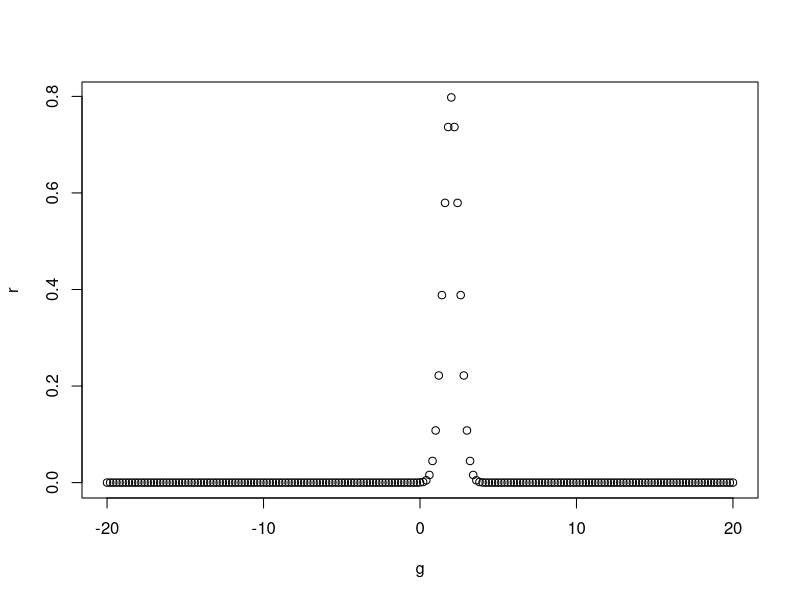
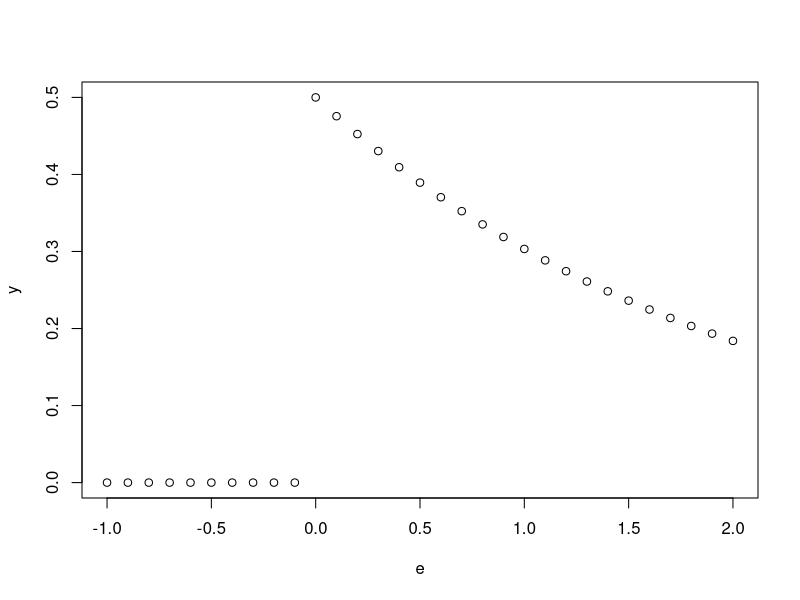
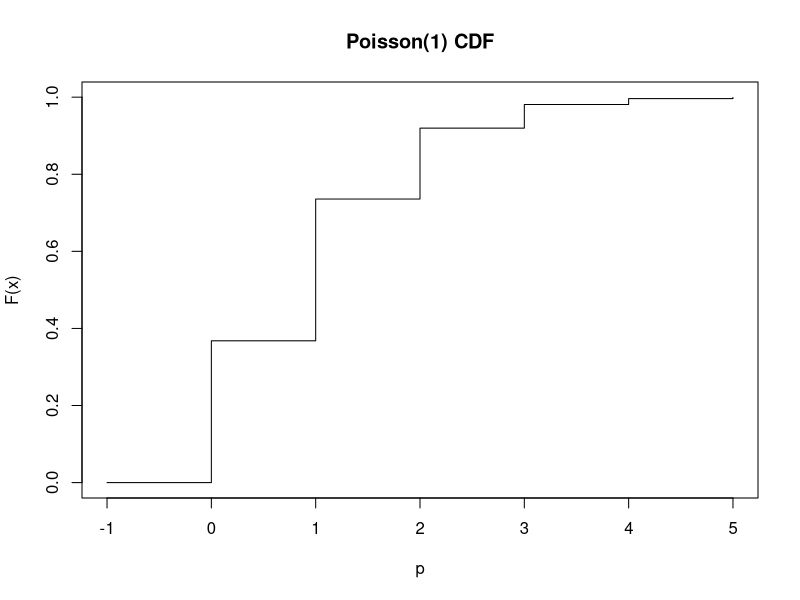
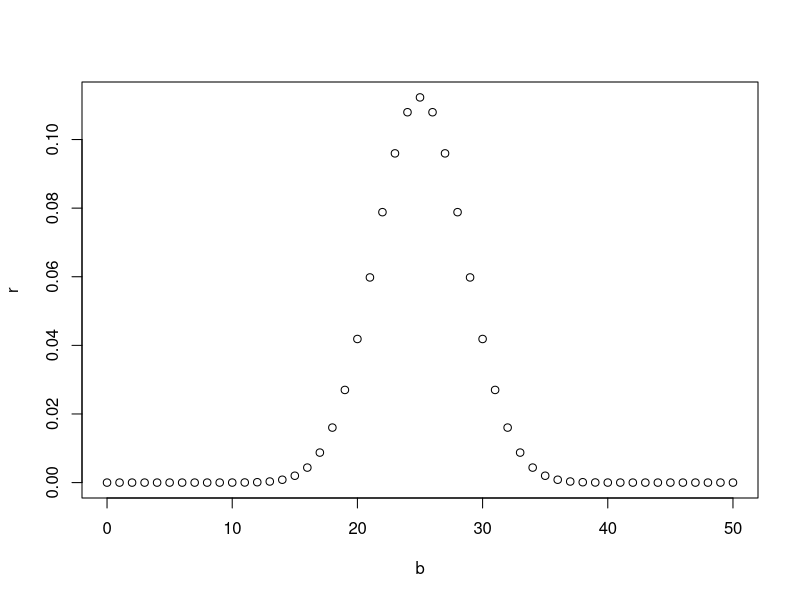

These charts were generated, in order, by the following R code:
#Gaussian distribution  Example: The weight and height follow the gaussian distribution
#create sequence
g<- seq(-20,20,by=0.2)
#choose the mean and standard deviation
r<- dnorm(g,mean=2.0, sd=0.5)
#give the file name
png(file="dnorm.png")
# plot
plot(g,r)
#save the file
dev.off()


#Exponential distribution Example:The life distribution of many electronic products generally follows the exponential distribution
e<- seq(-1,2,by=0.1)
y<-dexp(e,0.5)
#give the file name
png(file="Exponential.png")
plot(e,y)
#save the file
dev.off()


#Poisson distribution example:The number of waiting passengers on the train station
p<- seq(-1,5,by=0.01)
r<- ppois(p,lambda = 1)
png(file="Poisson.png")
plot(p,r, type = "s", ylab = "F(x)", main = "Poisson(1) CDF")
#save the file
dev.off()

#Binomial distribution  example: tossiing coins and gives head and tails
b<- seq(0,50,by=1)
r<- dbinom(b,50,0.5)
png(file='Binomial.png')
plot(b,r)
dev.off()



